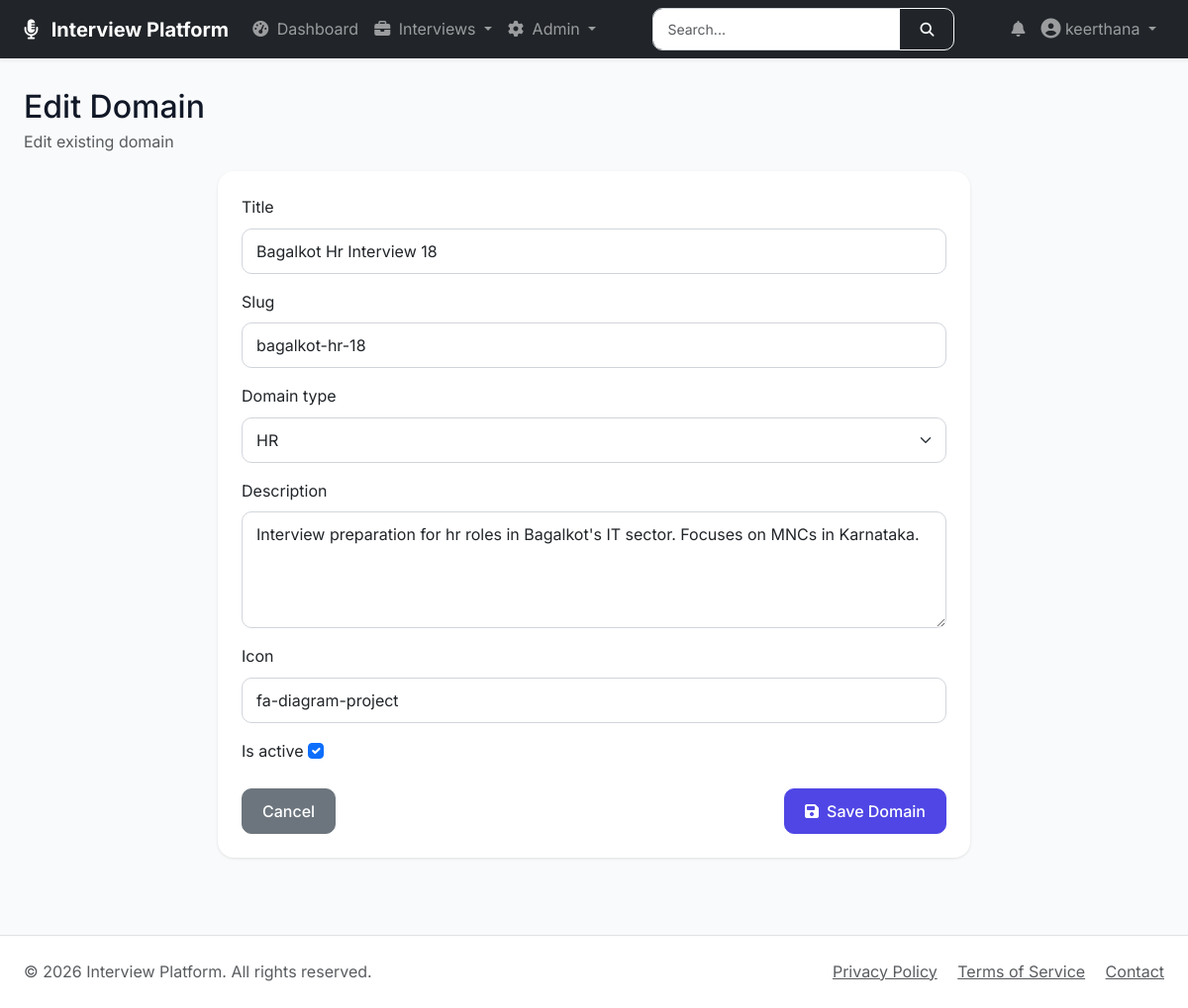
/domains/bagalkot-hr-18/edit/ (signed in), run on the app's committed database.
### base/models.py (models this page shows, shortened)
class User(AbstractUser):
    email = models.EmailField(unique=True)
    full_name = models.CharField(max_length=140, blank=True)
    phone_number = models.CharField(max_length=20, blank=True)
    profile_image = models.ImageField(upload_to="users/profile_images/", blank=True, null=True)
    is_verified = models.BooleanField(default=False)

class UUIDTimeStampedModel(models.Model):
    id = models.UUIDField(primary_key=True, default=uuid.uuid4, editable=False)
    created_at = models.DateTimeField(auto_now_add=True, db_index=True)
    updated_at = models.DateTimeField(auto_now=True)
    class Meta:
        abstract = True

class InterviewDomain(UUIDTimeStampedModel):
    class DomainType(models.TextChoices):
        TECHNICAL = "TECHNICAL", "Technical"
        BEHAVIORAL = "BEHAVIORAL", "Behavioral"
        HR = "HR", "HR"
        SYSTEM_DESIGN = "SYSTEM_DESIGN", "System Design"
        MIXED = "MIXED", "Mixed"
    title = models.CharField(max_length=160, unique=True)
    slug = models.SlugField(max_length=180, unique=True)
    domain_type = models.CharField(max_length=30, choices=DomainType.choices, default=DomainType.TECHNICAL)
    description = models.TextField(blank=True)
    icon = models.CharField(max_length=80, blank=True)
    is_active = models.BooleanField(default=True)
    class Meta:
        ordering = ["title"]

### base/views.py (the view)
# urls.py: path('domains/<slug:slug>/edit/', views.domain_edit_view, name='domain_edit'),
@login_required
@staff_required
def domain_edit_view(request, slug):
    domain = get_object_or_404(InterviewDomain, slug=slug)
    if request.method == 'POST':
        form = InterviewDomainForm(request.POST, instance=domain)
        if form.is_valid():
            domain = form.save()
            messages.success(request, f'Domain "{domain.title}" has been updated.')
            log_activity(request.user, 'domain_updated', 'InterviewDomain', str(domain.id), request)
            return redirect('domain_list')
    else:
        form = InterviewDomainForm(instance=domain)
    return render(request, 'domains/form.html', {'form': form, 'title': 'Edit Domain', 'domain': domain})

### base/forms.py
class InterviewDomainForm(forms.ModelForm):
    class Meta:
        model = InterviewDomain
        fields = ('title', 'slug', 'domain_type', 'description', 'icon', 'is_active')
        widgets = {
            'title': forms.TextInput(attrs={'class': 'form-control'}),
            'slug': forms.TextInput(attrs={'class': 'form-control'}),
            'domain_type': forms.Select(attrs={'class': 'form-select'}),
            'description': forms.Textarea(attrs={'class': 'form-control', 'rows': 4}),
            'icon': forms.TextInput(attrs={'class': 'form-control', 'placeholder': 'fa-code'}),
            'is_active': forms.CheckboxInput(attrs={'class': 'form-check-input'}),
        }

### base/views.py (called while the page is built)
def staff_required(view_func):
    decorated_func = user_passes_test(
        lambda u: u.is_active and u.is_staff,
        login_url='no_permission'
    )(view_func)
    return decorated_func

### base/templates/domains/form.html (shortened to what this page needs)
{% extends 'main.html' %}
{% block page_header %}
<h1 class="h2 mb-1">{{ title }}</h1>
<p class="text-muted">{% if domain %}Edit existing domain{% else %}Create a new interview domain{% endif %}</p>
{% endblock %}
{% block content %}
<div class="row justify-content-center fade-in">
    <div class="col-md-8">
        <div class="card">
            <div class="card-body p-4">
                <form method="POST">
                    {% for field in form %}
                    <div class="mb-3">
                        <label for="{{ field.id_for_label }}" class="form-label">{{ field.label }}</label>
                        {{ field }}
                    </div>
                    {% endfor %}
                    <div class="d-flex justify-content-between">
                        <a href="{% url 'domain_list' %}" class="btn btn-secondary">Cancel</a>
                        <button type="submit" class="btn btn-primary">
                            <i class="fas fa-save me-2"></i>Save Domain
                        </button>
                    </div>
                </form>
            </div>
        </div>
    </div>
</div>
{% endblock %}

### templates/nav.html (shortened to what this page needs)
{% load static %}
<nav class="navbar navbar-expand-lg navbar-dark bg-dark sticky-top shadow-sm">
    <div class="container-fluid px-4">
        <a class="navbar-brand fw-bold" href="{% url 'home' %}">
            <i class="fas fa-microphone-alt me-2"></i>
            Interview Platform
        </a>
        <div class="collapse navbar-collapse" id="navbarMain">
            <ul class="navbar-nav me-auto mb-2 mb-lg-0">
                {% if user.is_authenticated %}
                    <li class="nav-item">
                        <a class="nav-link {% if request.resolver_match.url_name == 'dashboard' %}active{% endif %}" href="{% url 'dashboard' %}">
                            <i class="fas fa-tachometer-alt me-1"></i> Dashboard
                        </a>
                    </li>
                    <li class="nav-item dropdown">
                        <a class="nav-link dropdown-toggle" href="#" role="button" data-bs-toggle="dropdown">
                            <i class="fas fa-briefcase me-1"></i> Interviews
                        </a>
                    </li>
                    {% if user.is_staff %}
                        <li class="nav-item dropdown">
                            <a class="nav-link dropdown-toggle" href="#" role="button" data-bs-toggle="dropdown">
                                <i class="fas fa-cog me-1"></i> Admin
                            </a>
                        </li>
                    {% endif %}
                {% endif %}
            </ul>
            {% if user.is_authenticated %}
                <form class="d-flex mx-3" action="{% url 'global_search' %}" method="GET">
                    <div class="input-group">
                        <input class="form-control form-control-sm" type="search" name="q" placeholder="Search..." aria-label="Search" style="width: 250px;">
                        <button class="btn btn-sm btn-outline-light" type="submit">
                            <i class="fas fa-search"></i>
                        </button>
                    </div>
                </form>
            {% endif %}
            <ul class="navbar-nav ms-auto mb-2 mb-lg-0">
                {% if user.is_authenticated %}
                    <li class="nav-item dropdown">
                        <a class="nav-link position-relative" href="#" role="button" data-bs-toggle="dropdown">
                            <i class="fas fa-bell"></i>
                        </a>
                    </li>
                    <li class="nav-item dropdown">
                        <a class="nav-link dropdown-toggle" href="#" role="button" data-bs-toggle="dropdown">
                            {% if user.userprofile.avatar %}
                                <img src="{{ user.userprofile.avatar.url }}" alt="{{ user.username }}" class="rounded-circle me-1" style="width: 30px; height: 30px; object-fit: cover;">
                            {% else %}
                                <i class="fas fa-user-circle fa-lg"></i>
                            {% endif %}
                            {{ user.username|truncatechars:15 }}
                        </a>
                    </li>
                {% endif %}
            </ul>
        </div>
    </div>
</nav>

### templates/main.html (style rules this page uses)
:root { --primary-color: #4f46e5; --primary-dark: #4338ca; --secondary-color: #06b6d4; --success-color: #10b981; --warning-color: #f59e0b; --danger-color: #ef4444; --dark-color: #1f2937; --light-color: #f3f4f6; }
* { margin: 0; padding: 0; box-sizing: border-box; }
body { font-family: 'Inter', sans-serif; background-color: #f9fafb; color: #111827; line-height: 1.6; }
.card { border: none; border-radius: 16px; box-shadow: 0 1px 3px rgba(0,0,0,0.1); transition: transform 0.2s, box-shadow 0.2s; background: white; }
.btn { border-radius: 10px; padding: 0.625rem 1.25rem; font-weight: 500; transition: all 0.2s; }
.btn-primary { background: var(--primary-color); border-color: var(--primary-color); }
.form-control, .form-select { border-radius: 10px; border: 1px solid #d1d5db; padding: 0.625rem 0.875rem; transition: all 0.2s; }
.fade-in { animation: fadeIn 0.5s ease-out; }

### data on the page
User: username "keerthana"
InterviewDomain: form "Bagalkot Hr Interview 18" "bagalkot-hr-18" "HR" "Interview preparation for hr roles in Bagalkot's IT sector. Focuses on MNCs in Karnataka." "fa-diagram-project" "☑"

### other printed values
{{ title }} "Edit Domain"
{{ field.label }} "Title" "Slug" "Domain type" "Description" "Icon" "Is active"
